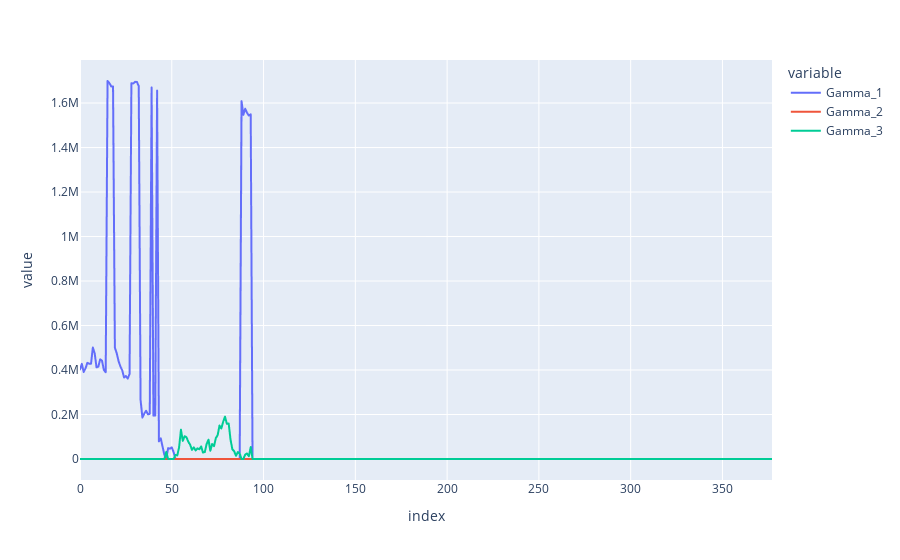

Notebook code for this chart:
### Markdown cell above
### Gamma

### Code cell
px.line(greeks_df, y=["Gamma_1", "Gamma_2", "Gamma_3"])

### Figure 1 — Plotly figure (JSON) as saved in the notebook; plotly's stock layout.template omitted (floating-point values rounded to 4 significant figures; data arrays with more than 128 entries replaced by an {"elided": "..."} marker saying what was removed)
{"data": [{"hovertemplate": "variable=Gamma_1<br>index=%{x}<br>value=%{y}<extra></extra>", "legendgroup": "Gamma_1", "line": {"color": "#636efa", "dash": "solid"}, "marker": {"symbol": "circle"}, "mode": "lines", "name": "Gamma_1", "showlegend": true, "type": "scattergl", "x": {"elided": "378 int values"}, "xaxis": "x", "y": {"elided": "378 float values"}, "yaxis": "y"}, {"hovertemplate": "variable=Gamma_2<br>index=%{x}<br>value=%{y}<extra></extra>", "legendgroup": "Gamma_2", "line": {"color": "#EF553B", "dash": "solid"}, "marker": {"symbol": "circle"}, "mode": "lines", "name": "Gamma_2", "showlegend": true, "type": "scattergl", "x": {"elided": "378 int values"}, "xaxis": "x", "y": {"elided": "378 int values"}, "yaxis": "y"}, {"hovertemplate": "variable=Gamma_3<br>index=%{x}<br>value=%{y}<extra></extra>", "legendgroup": "Gamma_3", "line": {"color": "#00cc96", "dash": "solid"}, "marker": {"symbol": "circle"}, "mode": "lines", "name": "Gamma_3", "showlegend": true, "type": "scattergl", "x": {"elided": "378 int values"}, "xaxis": "x", "y": {"elided": "378 float values"}, "yaxis": "y"}], "layout": {"legend": {"title": {"text": "variable"}, "tracegroupgap": 0}, "margin": {"t": 60}, "xaxis": {"anchor": "y", "domain": [0, 1], "title": {"text": "index"}}, "yaxis": {"anchor": "x", "domain": [0, 1], "title": {"text": "value"}}}}
